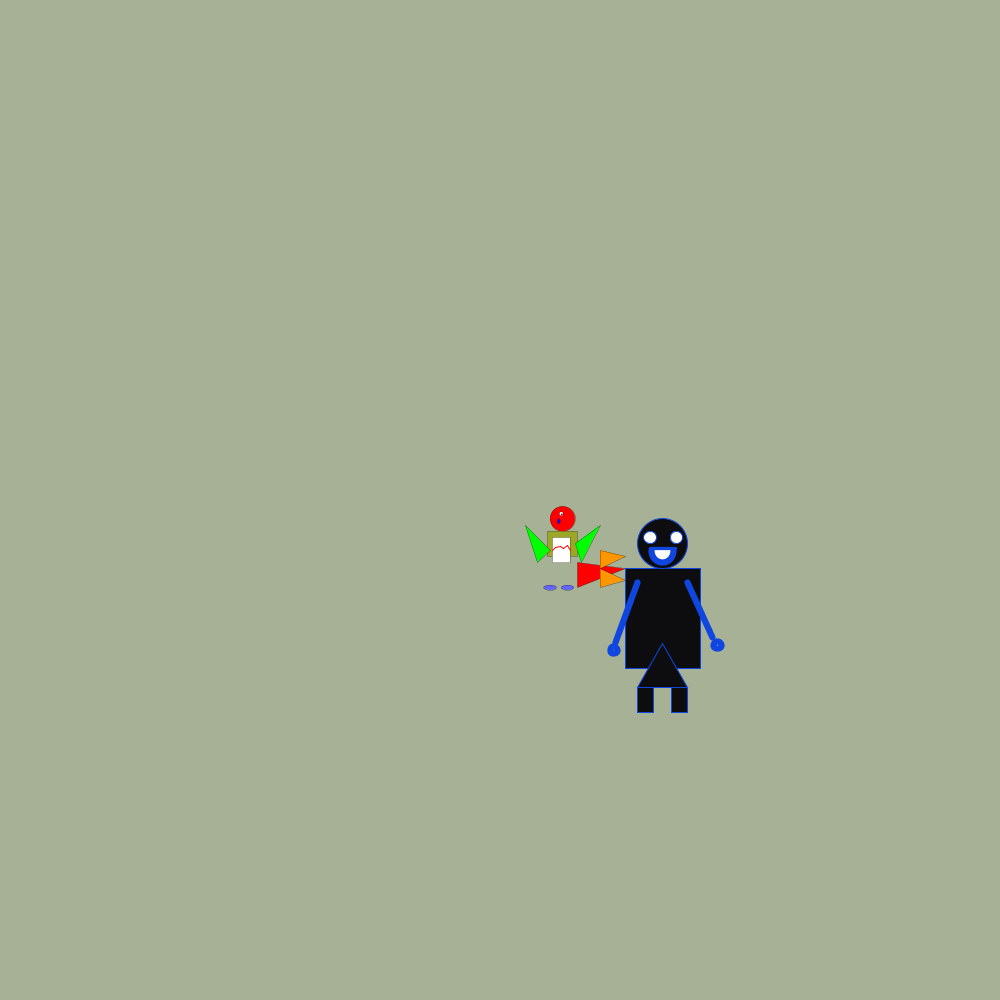
Frame 1 (no input)
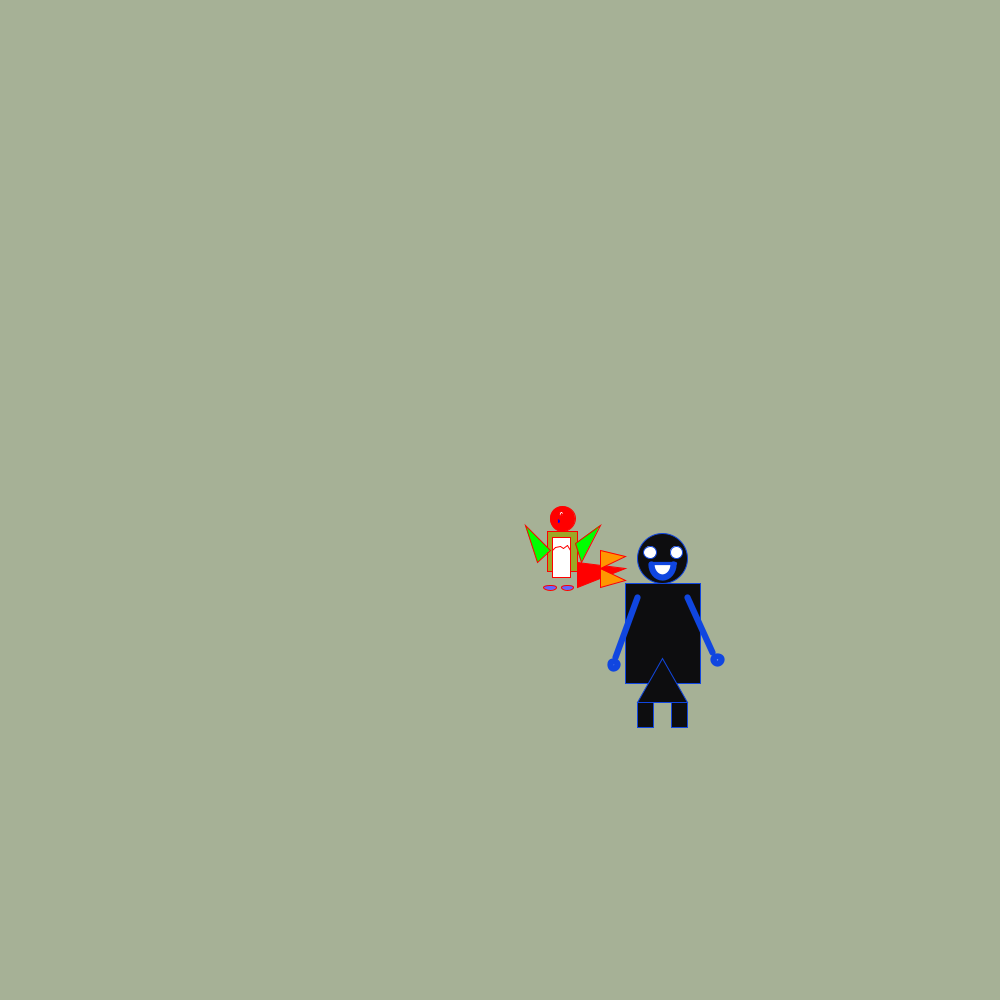
Frame 60 (the mouse pressed at the canvas centre just before this capture)
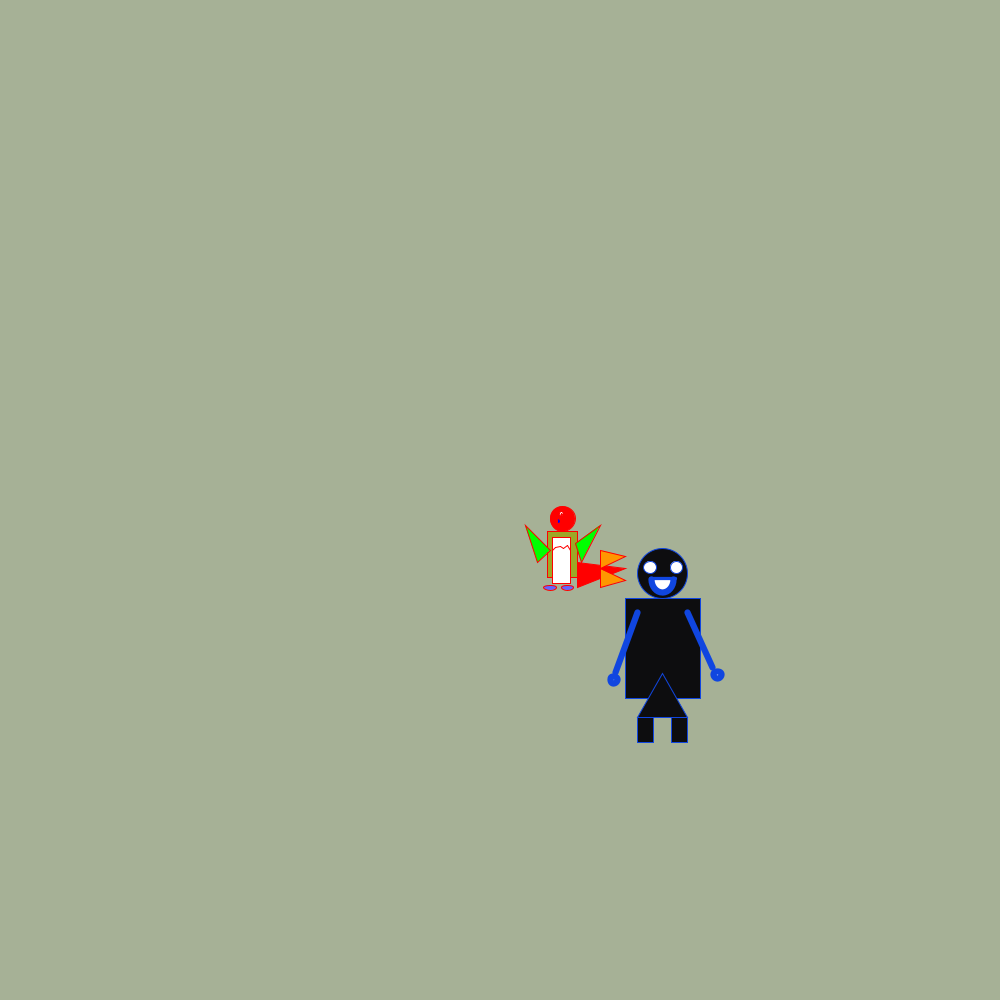
Frame 120 (the mouse held since frame 60 and released just before this capture)

The Processing sketch that drew these frames (run headless with seeded random() and noise(); from frame 60 on, the mouse is pressed at the canvas centre):

// Processing sketch: creature_animated
// ── creature_animated.pde
int r = 1;
int y = 50;
int x = 100;
int z = 1;
void setup() {
  size (1000,1000);
}
  
void draw() {
    translate(500,500);
  scale(.25);
background(166,177,150);
fill(255,0,0);
//this is the head
circle(250,75,100);
fill(157,167,39);
//this is the body
push();

rect(190,125,120,x); //this is for the robots body
 if(x<50)
 
  r = 1;
 if (x > 200)
 r = -1;
 x = r+x;
pop();
fill(200,200,200);
fill(100,100,255);
ellipse(200,350,50,20);//this is for one of the robots wheels
ellipse(270,350,50,20);//this is for one of the robots wheels
fill(0,255,0);
triangle(100,100,200,200,150,250); //this is for the robots left arm
fill(0,255,0);
triangle(400,100,325,250,300,175);//this is for the robots right arm
fill (0,0,255);
ellipse(235,85,10,20); //this is for the robots nose
fill (255,255,255);
circle(245,55,15); //this is for the robots eye
fill (0,0,0);
circle (247,57,5); //this is for the robots pupil
fill (255,255,255);
//this is for the body pannel 
push();
rect(210,150,70,x);


 if(x<50)
 
  r = 1;
 if (x > 200)
 r = -1;

pop();
//these three triangles are for the rocket propulsion
fill(255,0,0);
triangle(310,350,310,250,500,275);
fill(255,150,0);
triangle(400,275,400,200,500,225);
triangle(400,275,400,350,500,320);
//these lines are for the heartbeat or vital signs
;strokeWeight(4);
stroke(255,0,0);
;line(210,200,220,190);
line(220,190,240,185);
line(240,185,252,195);
line (252,195,270,180);
line(270,180,280,200);




push();
translate(350,y);
y = z+y;
if (y == 200)
y = 100;

fill( 13,13, 15);
stroke(16, 70, 224);
rect(150, 225, 300, 400);
circle(300, 125, 200);
triangle(300, 525, 200, 700, 400, 700);
rect(200, 700, 65, 100);
rect(335, 700, 65, 100);
fill(255, 255, 255);
circle(250, 100, 50);
circle(355, 100, 50);
strokeWeight(25);
line(500, 500, 400, 280);
line(200, 280, 110, 520);
circle(105, 550, 30);
circle( 520, 530, 30);
arc(300, 150, 90, 100, 0, 3.14);
strokeWeight(13);
line(350, 145, 250, 145);
pop();
}
